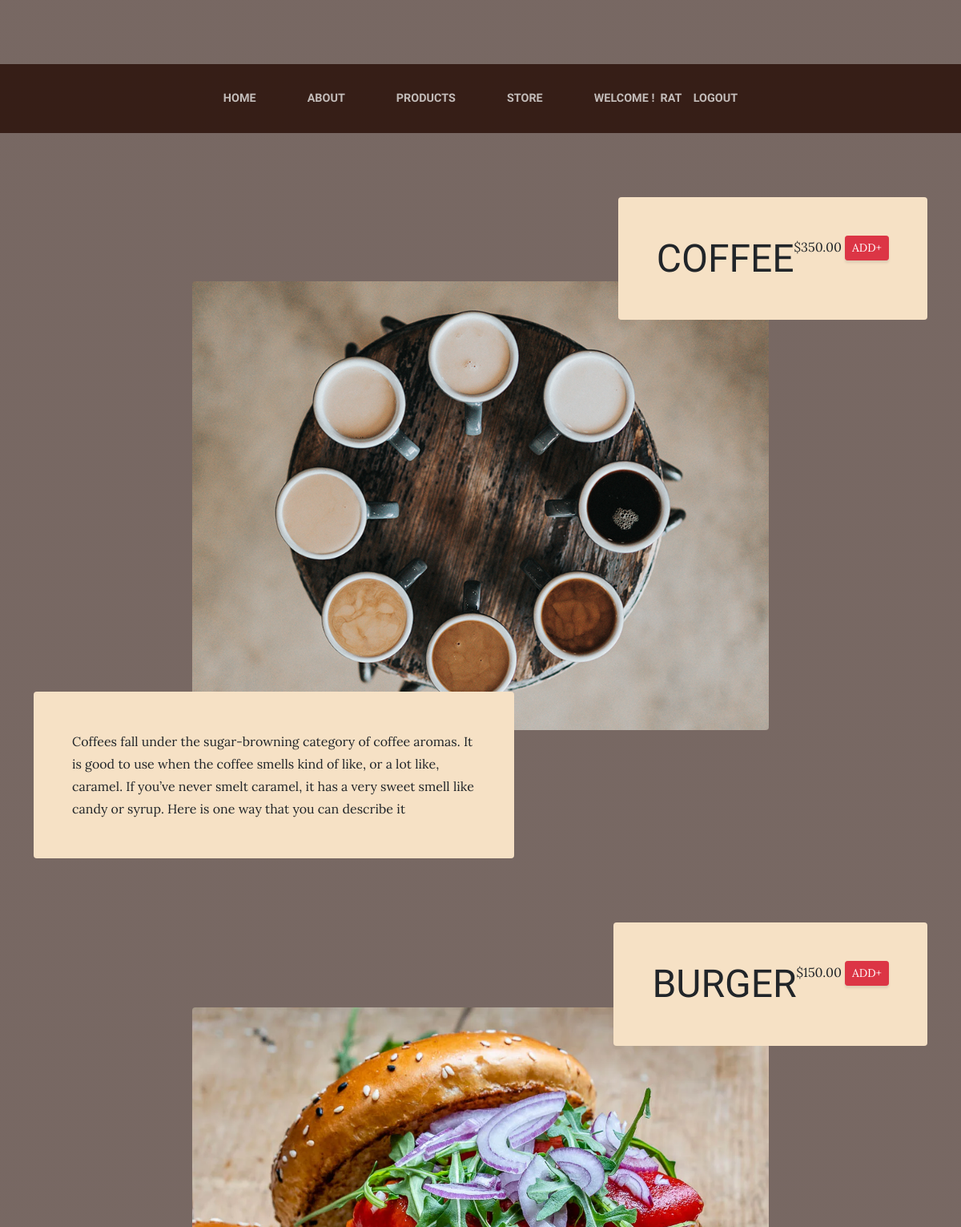
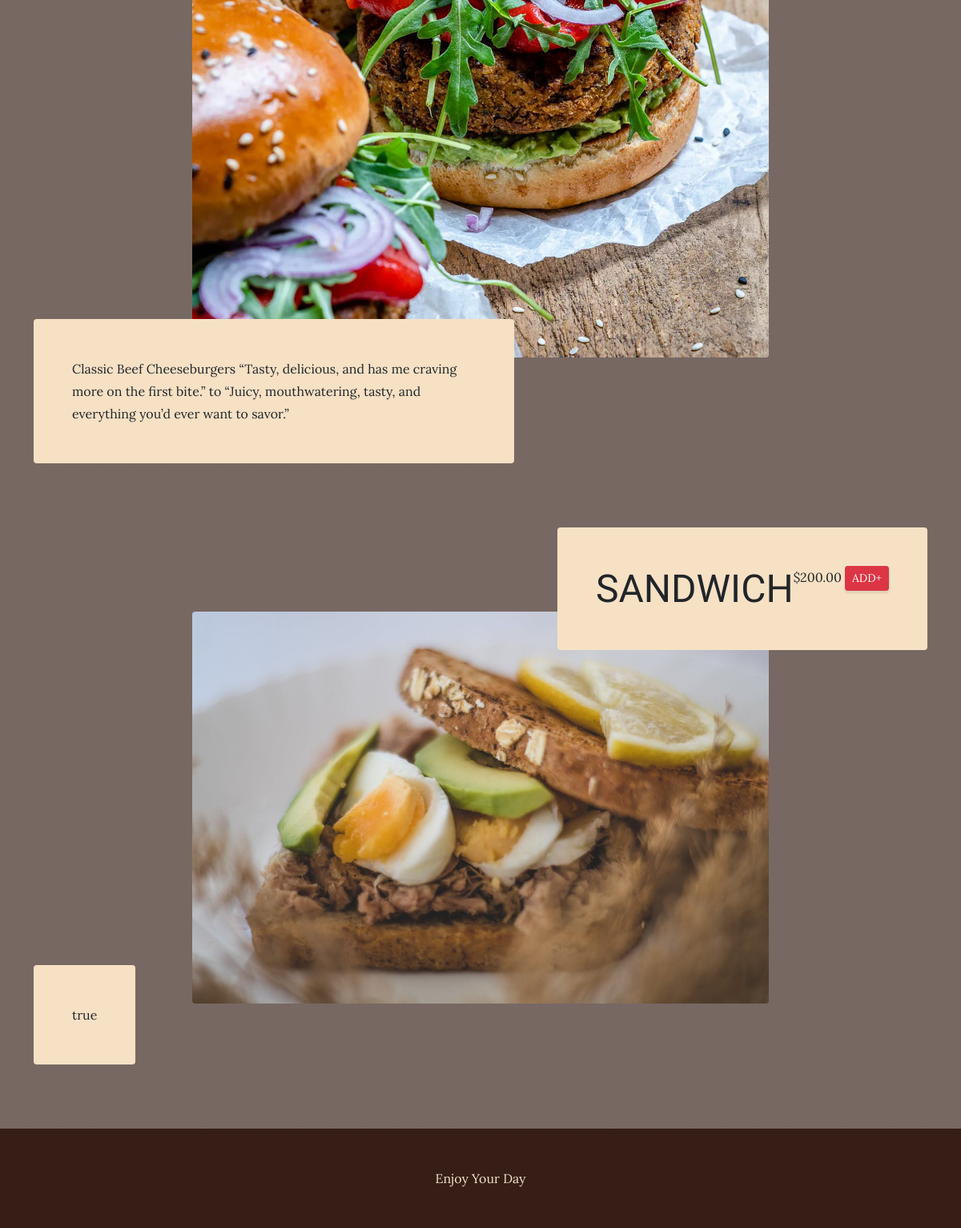
/products/ (signed in), run on the app's committed database (2 pictures, top to bottom).
### myapp/models.py (models this page shows)
class Products(models.Model):
    user = models.ForeignKey(User, on_delete = models.CASCADE)
    pname = models.CharField(max_length = 100)
    description = models.TextField()
    uom_id = models.IntegerField(null= True)
    price_per_unit = models.DecimalField(max_digits = 5, decimal_places = 2)
    image = models.ImageField(upload_to = "images", null = True)

### myapp/views.py (the view)
# urls.py: path('products/', products, name = "products"),
@login_required(login_url='/login')
def products(request):
	prod = Products.objects.all()
	return render(request, 'products.html', {'prod':prod})

### myapp/templates/products.html
{% load static %} {% include 'header.html' %} {% for pr in prod %}
<section class="page-section">
    <div class="container">
        <div class="product-item">
            <div class="product-item-title d-flex">
                <div class="bg-faded p-5 d-flex ms-auto rounded">
                    <h2 class="section-heading mb-0">
                        <span class="section-heading-lower">{{pr.pname}}</span>
                    </h2>
                        <span class="section-heading-upper">${{pr.price_per_unit}}
                    <a href="{% url 'order_det'%}" class="btn btn-danger btn-sm">ADD+</a>
                    </span>
                </div>
            </div>
            <img class="product-item-img mx-auto d-flex rounded img-fluid mb-3 mb-lg-0" src="{{pr.image.url}}" alt="..." />
            <div class="product-item-description d-flex me-auto">
                <div class="bg-faded p-5 rounded">
                    <p class="mb-0">{{pr.description}}</p>
                </div>
            </div>
        </div>
    </div>
</section>
{% endfor %}
{% include 'footer.html' %}

### myapp/templates/header.html (shortened to what this page needs)
{% load static %}
<!DOCTYPE html>
<html lang="en">
<head>
    <link href="{% static 'css/styles.css' %}" rel="stylesheet" />
</head>
<body>
    <nav class="navbar navbar-expand-lg navbar-dark py-lg-4" id="mainNav">
        <div class="container">
            <div class="collapse navbar-collapse" id="navbarSupportedContent">
                <ul class="navbar-nav mx-auto">
                    <li class="nav-item px-lg-4"><a class="nav-link text-uppercase" href="/">Home</a></li>
                    <li class="nav-item px-lg-4"><a class="nav-link text-uppercase" href="{% url 'about' %}">About</a></li>
                    <li class="nav-item px-lg-4"><a class="nav-link text-uppercase" href="{% url 'products' %}">Products</a></li>
                    <li class="nav-item px-lg-4"><a class="nav-link text-uppercase" href="{% url 'store' %}">Store</a></li>
                    {% if request.user.is_authenticated %}
                    <li class="nav-item px-lg-4"><a class="nav-link text-uppercase" href="{% url 'logout' %}"><span>Welcome !&nbsp; {{request.user}}</span>&nbsp;&nbsp;&nbsp;&nbsp;logout</a></li>
                    {% else %}
                    <li class="nav-item px-lg-4"><a class="nav-link text-uppercase" href="{% url 'register' %}">Signup</a></li>
                    {% endif %}
                </ul>
            </div>
        </div>
    </nav>

### myapp/templates/footer.html (shortened to what this page needs)
{% load static %}
<footer class="footer text-faded text-center py-5">
    <div class="container">
        <p class="m-0 large">Enjoy Your Day</p>
    </div>
</footer>
</body>
</html>

### data on the page
Products: pname "COFFEE", price_per_unit "350.00", image (picture), description "Coffees fall under the sugar-browning category of coffee aromas. It is good to use when the coffee smells kind of like, or a lot like, caramel. If you’ve never smelt caramel, it has a very sweet smell like candy or syrup. Here is one way that you can describe it"
Products: pname "BURGER", price_per_unit "150.00", image (picture), description "Classic Beef Cheeseburgers “Tasty, delicious, and has me craving more on the first bite.” to “Juicy, mouthwatering, tasty, and everything you’d ever want to savor.”"
Products: pname "SANDWICH", price_per_unit "200.00", image (picture), description "true"

### other printed values
{{ request.user }} "RAT"
